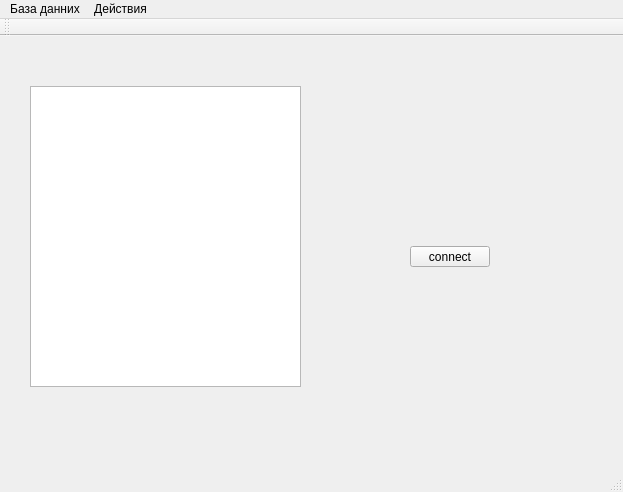
<?xml version="1.0" encoding="UTF-8"?>
<ui version="4.0">
 <class>MainWindow</class>
 <widget class="QMainWindow" name="MainWindow">
  <property name="geometry">
   <rect>
    <x>0</x>
    <y>0</y>
    <width>623</width>
    <height>492</height>
   </rect>
  </property>
  <property name="windowTitle">
   <string>Messanger Admin</string>
  </property>
  <widget class="QWidget" name="centralWidget">
   <widget class="QPushButton" name="pushButton">
    <property name="geometry">
     <rect>
      <x>410</x>
      <y>210</y>
      <width>80</width>
      <height>21</height>
     </rect>
    </property>
    <property name="text">
     <string>connect</string>
    </property>
   </widget>
   <widget class="QTableWidget" name="tableWidget">
    <property name="geometry">
     <rect>
      <x>30</x>
      <y>50</y>
      <width>271</width>
      <height>301</height>
     </rect>
    </property>
   </widget>
  </widget>
  <widget class="QMenuBar" name="menuBar">
   <property name="geometry">
    <rect>
     <x>0</x>
     <y>0</y>
     <width>623</width>
     <height>20</height>
    </rect>
   </property>
   <widget class="QMenu" name="menu">
    <property name="title">
     <string>База данних</string>
    </property>
    <addaction name="action_5"/>
    <addaction name="action_6"/>
   </widget>
   <widget class="QMenu" name="menu_2">
    <property name="title">
     <string>Действия</string>
    </property>
    <addaction name="action"/>
    <addaction name="action_2"/>
    <addaction name="action_3"/>
    <addaction name="action_4"/>
   </widget>
   <addaction name="menu"/>
   <addaction name="menu_2"/>
  </widget>
  <widget class="QToolBar" name="mainToolBar">
   <attribute name="toolBarArea">
    <enum>TopToolBarArea</enum>
   </attribute>
   <attribute name="toolBarBreak">
    <bool>false</bool>
   </attribute>
  </widget>
  <widget class="QStatusBar" name="statusBar"/>
  <action name="action">
   <property name="text">
    <string>Добавить</string>
   </property>
  </action>
  <action name="action_2">
   <property name="text">
    <string>Изменить</string>
   </property>
  </action>
  <action name="action_3">
   <property name="text">
    <string>Удалить</string>
   </property>
  </action>
  <action name="action_4">
   <property name="text">
    <string>Обновить</string>
   </property>
  </action>
  <action name="action_5">
   <property name="text">
    <string>Подключится</string>
   </property>
  </action>
  <action name="action_6">
   <property name="text">
    <string>Отключится</string>
   </property>
  </action>
 </widget>
 <layoutdefault spacing="6" margin="11"/>
 <resources/>
 <connections/>
</ui>
